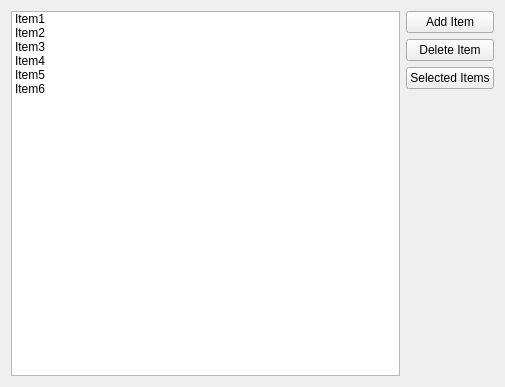
<?xml version="1.0" encoding="UTF-8"?>
<ui version="4.0">
 <class>Widget</class>
 <widget class="QWidget" name="Widget">
  <property name="geometry">
   <rect>
    <x>0</x>
    <y>0</y>
    <width>505</width>
    <height>387</height>
   </rect>
  </property>
  <property name="windowTitle">
   <string>Widget</string>
  </property>
  <layout class="QHBoxLayout" name="horizontalLayout">
   <item>
    <widget class="QListWidget" name="listWidget">
     <item>
      <property name="text">
       <string>Item1</string>
      </property>
     </item>
     <item>
      <property name="text">
       <string>Item2</string>
      </property>
     </item>
     <item>
      <property name="text">
       <string>Item3</string>
      </property>
     </item>
     <item>
      <property name="text">
       <string>Item4</string>
      </property>
     </item>
     <item>
      <property name="text">
       <string>Item5</string>
      </property>
     </item>
     <item>
      <property name="text">
       <string>Item6</string>
      </property>
     </item>
    </widget>
   </item>
   <item>
    <layout class="QVBoxLayout" name="verticalLayout">
     <item>
      <widget class="QPushButton" name="addItemButton">
       <property name="text">
        <string>Add Item</string>
       </property>
      </widget>
     </item>
     <item>
      <widget class="QPushButton" name="deleteItemButton">
       <property name="text">
        <string>Delete Item</string>
       </property>
      </widget>
     </item>
     <item>
      <widget class="QPushButton" name="selectedItemsButton">
       <property name="text">
        <string>Selected Items</string>
       </property>
      </widget>
     </item>
     <item>
      <spacer name="verticalSpacer">
       <property name="orientation">
        <enum>Qt::Vertical</enum>
       </property>
       <property name="sizeHint" stdset="0">
        <size>
         <width>20</width>
         <height>98</height>
        </size>
       </property>
      </spacer>
     </item>
    </layout>
   </item>
  </layout>
 </widget>
 <layoutdefault spacing="6" margin="11"/>
 <resources/>
 <connections/>
</ui>
